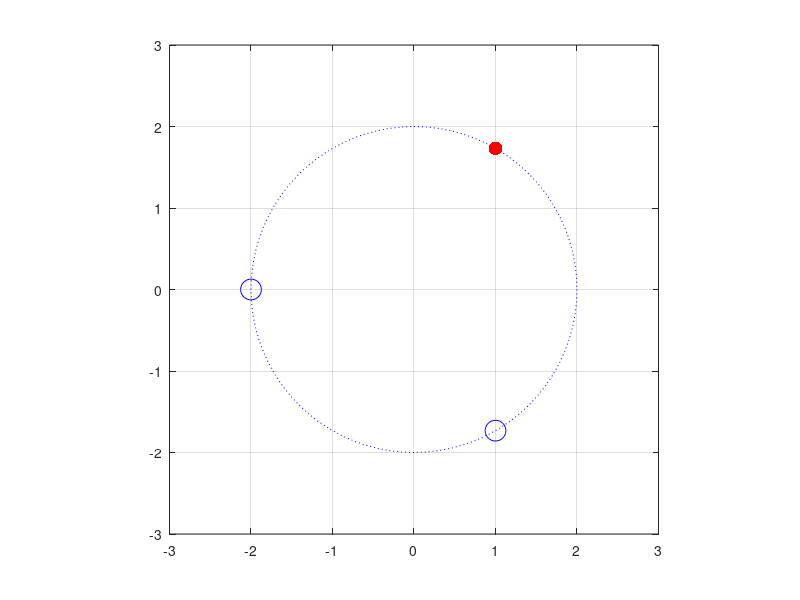

Recreate this plot in MATLAB.
a = -8;
r_a = a^(1/3)

% Construct a poly p(r) = r^3 - a
p = [1, 0, 0, -a];
% Find the roots of poly p
R = roots(p);

% Calc the abs value of complex roots
MR = abs(R(1)); 
t = 0: pi/40: 2*pi;
x = MR * sin(t);
y = MR * cos(t);
% And you should notice the function of "comma" in 
% English format will act differently in different situations
plot(x, y, 'b:'), grid on  % Draw a circle, radius = R

hold on
% Plot the complex root of the 1st quadrant
plot(R(2), '.', 'MarkerSize', 30, 'Color', 'r')
% The other two roots
plot(R([1,3]), 'o', 'MarkerSize', 15, 'Color', 'b') 
axis([-3, 3, -3, 3])
axis square
hold off


